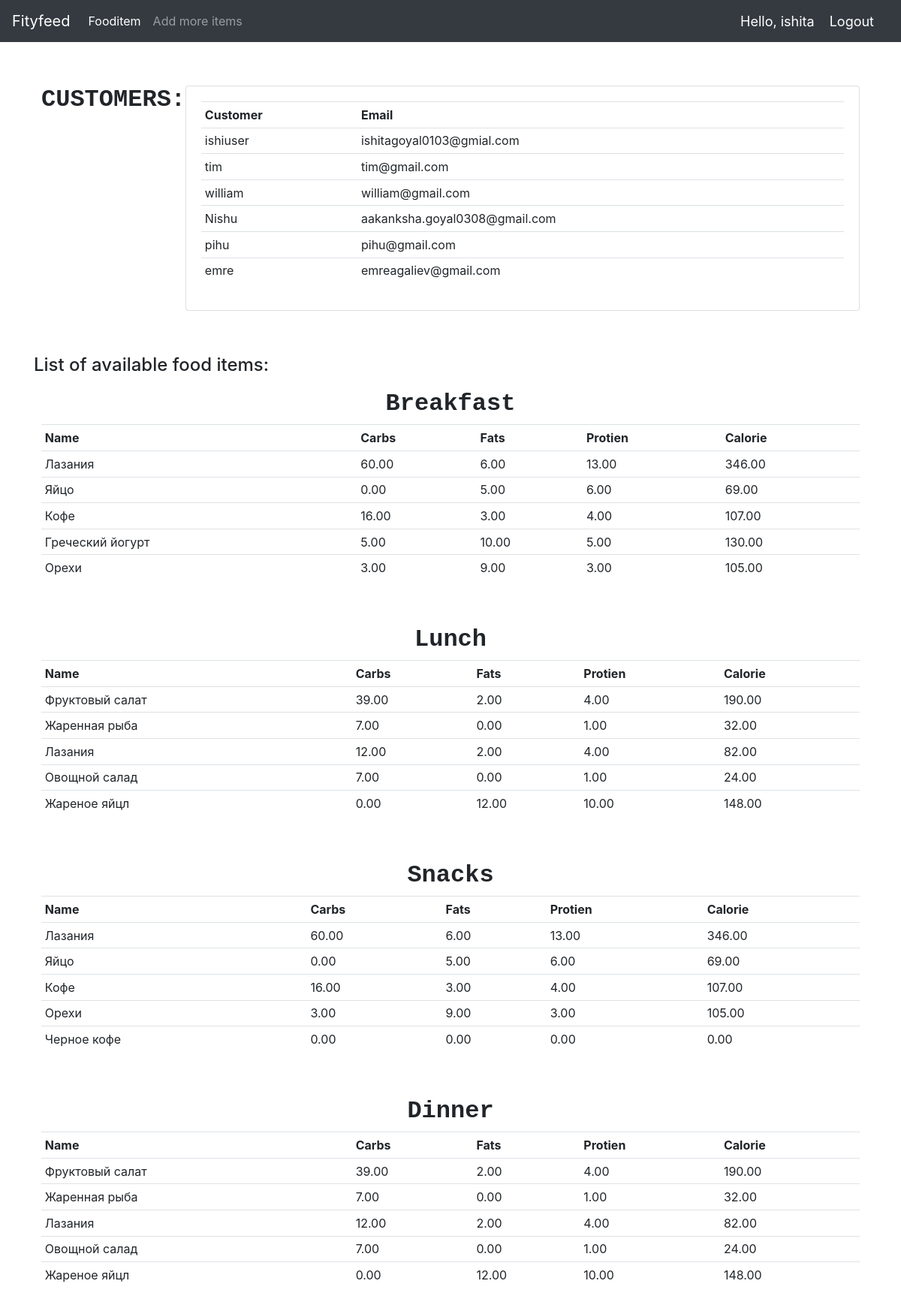
The app's page / (signed in) with its own data.
### Fityfeed/models.py (models this page shows, shortened)
class Customer(models.Model):
    user = models.OneToOneField(User, null=True, on_delete=models.CASCADE)
    name = models.CharField(max_length=200, null=True)
    email = models.CharField(max_length=200, null=True)
    date_created = models.DateTimeField(auto_now_add=True, null=True)

class Fooditem(models.Model):
    name = models.CharField(max_length=200)
    category = models.ManyToManyField(Category)
    carbohydrate = models.DecimalField(max_digits=5, decimal_places=2, default=0)
    fats = models.DecimalField(max_digits=5, decimal_places=2, default=0)
    protein = models.DecimalField(max_digits=5, decimal_places=2, default=0)
    calorie = models.DecimalField(max_digits=5, decimal_places=2, default=0, blank=True)
    quantity = models.IntegerField(default=1, null=True, blank=True)

### Fityfeed/decorators.py (the view)
    def wrapper_func(request,*args,**kwargs):
        group=None
        if request.user.groups.exists():
            group=request.user.groups.all()[0].name
        if group=='user':
            return redirect('userPage')
        if group=='admin':
            return view_func(request,*args,**kwargs)

### Fityfeed/views.py (called while the page is built)
@login_required(login_url='login')
@admin_only
def home(request):
    breakfast = Category.objects.filter(name='breakfast')[0].fooditem_set.all()[:5]
    lunch = Category.objects.filter(name='lunch')[0].fooditem_set.all()[:5]
    dinner = Category.objects.filter(name='dinner')[0].fooditem_set.all()[:5]
    snacks = Category.objects.filter(name='snacks')[0].fooditem_set.all()[:5]
    customers = Customer.objects.all()
    context = {'breakfast': breakfast,
               'lunch': lunch,
               'dinner': dinner,
               'snacks': snacks,
               'customers': customers,
               }
    return render(request, 'main.html', context)

### Fityfeed/templates/main.html (shortened to what this page needs)
{% load static %}
<!DOCTYPE html>
<html lang="en">
<head>
    <link rel="stylesheet" href="https://stackpath.bootstrapcdn.com/bootstrap/4.5.0/css/bootstrap.min.css"0>
    <link rel="stylesheet" href="{% static 'css/main.css' %}">
</head>
<body>
    {% include 'navbar.html' %}
    <br>
    <br>
    <div class="container">
    {% block content %}
        <div class="flex-box-row">
            <h5 id="heading">CUSTOMERS:</h5>
            <br>
            <br>
            <div class="card card-body">
               <table class="table table-sm">
                    <tr>
                        <th>Customer</th>
                        <th>Email</th>
                    </tr>
                    {% for cust in customers %}
                    <tr>
                        <td>{{cust.name}} </td>
                        <td> {{cust.email}} </td>
                    </tr>
                    {% endfor %}
                </table>
            </div>
        </div>
        <br><br>
    <h4>List of available food items:</h4>
        <div class="flex-box-row">
            <h5 id="heading">Breakfast</h5>
               <table class="table table-sm">
                    <tr>
                        <th>Name</th>
                        <th>Carbs</th>
                        <th>Fats</th>
                        <th>Protien</th>
                        <th>Calorie</th>
                    </tr>
                   {% for items in breakfast %}
                    <tr>
                        <td>{{items.name}} </td>
                        <td>{{items.carbohydrate}} </td>
                        <td>{{items.fats}} </td>
                        <td>{{items.protein}} </td>
                        <td>{{items.calorie}} </td>
                        </tr>
                    {% endfor %}
                </table>
        </div>
<br>
        <div class="flex-box-row">
            <h5 id="heading">Lunch</h5>
             <table class="table table-sm">
                    <tr>
                        <th>Name</th>
                        <th>Carbs</th>
                        <th>Fats</th>
                        <th>Protien</th>
                        <th>Calorie</th>
                    </tr>
                   {% for items in lunch %}
                    <tr>
                        <td>{{items.name}} </td>
                        <td>{{items.carbohydrate}} </td>
                        <td>{{items.fats}} </td>
                        <td>{{items.protein}} </td>
                        <td>{{items.calorie}} </td>
                        </tr>
                    {% endfor %}
                </table>
        </div>
        <br>
        <div class="flex-box-row">
            <h5 id="heading">Snacks</h5>
                <table class="table table-sm">
                    <tr>
                        <th>Name</th>
                        <th>Carbs</th>
                        <th>Fats</th>
                        <th>Protien</th>
                        <th>Calorie</th>
                    </tr>
                   {% for items in snacks %}
                    <tr>
                        <td>{{items.name}} </td>
                        <td>{{items.carbohydrate}} </td>
                        <td>{{items.fats}} </td>
                        <td>{{items.protein}} </td>
                        <td>{{items.calorie}} </td>
                        </tr>
                    {% endfor %}
                </table>
        </div>
        <br>
        <div class="flex-box-row">
            <h5 id="heading">Dinner</h5>
                <table class="table table-sm">
                    <tr>
                        <th>Name</th>
                        <th>Carbs</th>
                        <th>Fats</th>
                        <th>Protien</th>
                        <th>Calorie</th>
                    </tr>
                   {% for items in dinner %}
                    <tr>
                        <td>{{items.name}} </td>
                        <td>{{items.carbohydrate}} </td>
                        <td>{{items.fats}} </td>
                        <td>{{items.protein}} </td>
                        <td>{{items.calorie}} </td>
                        </tr>
                    {% endfor %}
                </table>
        </div>
<br>
    {% endblock %}
    </div>
</body>
</html>

### Fityfeed/templates/navbar.html (shortened to what this page needs)
{% load static%}
<nav class="navbar navbar-expand-lg navbar-dark bg-dark">
    <a class="navbar-brand" href="{% url 'home' %}">Fityfeed</a>
    <div class="collapse navbar-collapse" id="navbarSupportedContent">
    {% if request.user.is_staff %}
      <ul class="navbar-nav mr-auto">
        <li class="nav-item active">
          <a class="nav-link" href="{% url 'fooditem' %}">Fooditem<span class="sr-only">(current)</span></a>
        </li>
        <li class="nav-item">
          <a class="nav-link" href="{% url 'createfooditem' %}">Add more items</a>
        </li>
      </ul>
    {% endif %}
    </div>
    <span class="hello-msg">Hello, {{request.user}}</span>
    <span ><a  class="hello-msg" href="{% url 'logout' %}">Logout</a></span>
  </nav>

### static/css/main.css (style rules this page uses)
.flex-box-row { display:flex; padding : 10px; flex-wrap: wrap; justify-content: space-around; }
#heading { text-shadow: antiquewhite; font-family: 'Courier New', Courier, monospace; font-weight: 550; font-size: xx-large; text-align: left; }

### Fityfeed/templates/navbar.html (style rules this page uses)
.hello-msg { font-size: 18px; color: #fff; margin-right: 20px; }

### records on screen
Customer: name "ishiuser", email "ishitagoyal0103@gmial.com"
Customer: name "tim", email "tim@gmail.com"
Customer: name "william", email "william@gmail.com"
Customer: name "Nishu", email "aakanksha.goyal0308@gmail.com"
Customer: name "pihu", email "pihu@gmail.com"
Customer: name "emre", email "emreagaliev@gmail.com"
Fooditem: name "Лазания", carbohydrate "60.00", fats "6.00", protein "13.00", calorie "346.00"
Fooditem: name "Яйцо", carbohydrate "0.00", fats "5.00", protein "6.00", calorie "69.00"
Fooditem: name "Кофе", carbohydrate "16.00", fats "3.00", protein "4.00", calorie "107.00"
Fooditem: name "Греческий йогурт", carbohydrate "5.00", fats "10.00", protein "5.00", calorie "130.00"
Fooditem: name "Орехи", carbohydrate "3.00", fats "9.00", protein "3.00", calorie "105.00"
Fooditem: name "Фруктовый салат", carbohydrate "39.00", fats "2.00", protein "4.00", calorie "190.00"
Fooditem: name "Жаренная рыба", carbohydrate "7.00", fats "0.00", protein "1.00", calorie "32.00"
Fooditem: name "Лазания", carbohydrate "12.00", fats "2.00", protein "4.00", calorie "82.00"
Fooditem: name "Овощной салад", carbohydrate "7.00", fats "0.00", protein "1.00", calorie "24.00"
Fooditem: name "Жареное яйцл", carbohydrate "0.00", fats "12.00", protein "10.00", calorie "148.00"
Fooditem: name "Черное кофе", carbohydrate "0.00", fats "0.00", protein "0.00", calorie "0.00"

### other values on screen
{{ request.user }} "ishita"
